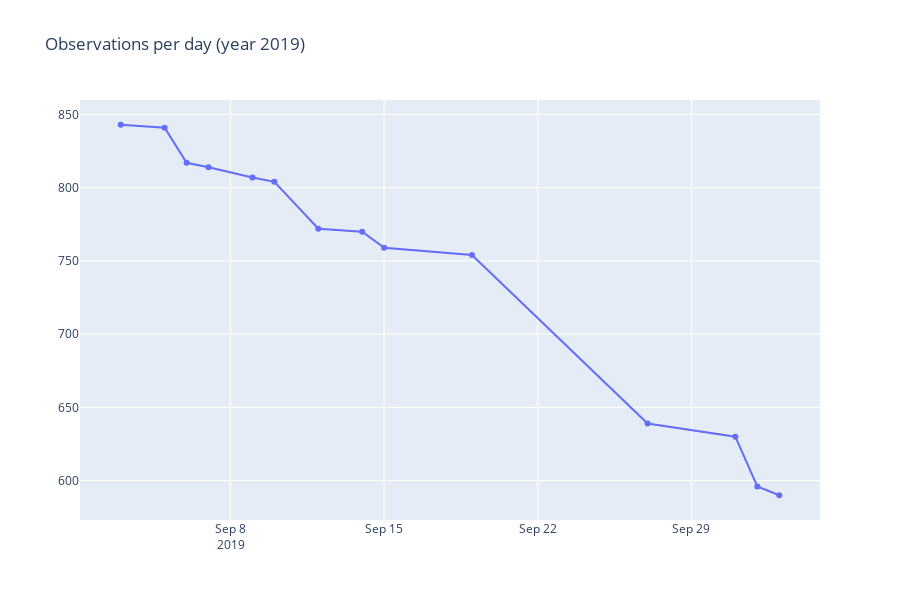

Here is the notebook cell this chart was saved with:
### Code cell
fig = make_subplots(rows=1, cols=1)

fig.add_trace(
go.Scatter(x=df.Date.dt.date.unique().tolist(), y=df.Date.dt.date.value_counts()),
row=1, col=1)

fig.update_layout(height=600, width=900, title_text="Observations per day (year 2019)")
fig.show()

### Figure 1 — Plotly figure (JSON) as saved in the notebook; plotly's stock layout.template omitted (floating-point values rounded to 4 significant figures)
{"data": [{"type": "scatter", "x": ["2019-09-03", "2019-09-05", "2019-09-06", "2019-09-07", "2019-09-09", "2019-09-10", "2019-09-12", "2019-09-14", "2019-09-15", "2019-09-19", "2019-09-27", "2019-10-01", "2019-10-02", "2019-10-03"], "xaxis": "x", "y": [843, 841, 817, 814, 807, 804, 772, 770, 759, 754, 639, 630, 596, 590], "yaxis": "y"}], "layout": {"height": 600, "title": {"text": "Observations per day (year 2019)"}, "width": 900, "xaxis": {"anchor": "y", "domain": [0, 1]}, "yaxis": {"anchor": "x", "domain": [0, 1]}}}
